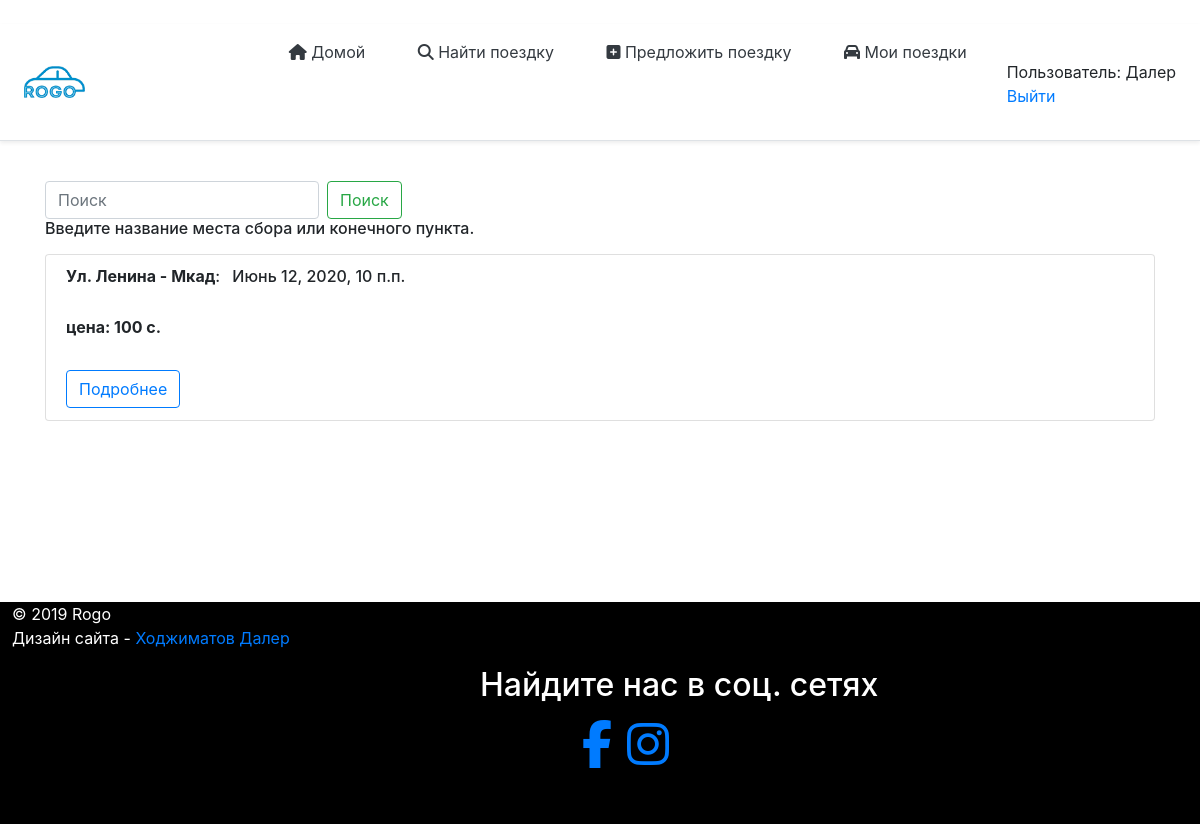
Screenshot of /rides/ (signed in) with the database file from the repository.
### rides/models.py (models this page shows, shortened)
class Rides(models.Model):
    author = models.ForeignKey(User, on_delete = models.CASCADE, verbose_name = 'Создатель поездки', blank = True, null = True)
    date_create = models.DateTimeField(default=default_datetime(), null=True, blank = True, verbose_name = 'Дата создания')
    pick_up_location = models.CharField(max_length=120, verbose_name='Место сбора')
    drop_location = models.CharField(max_length=120, verbose_name='Пункт назначения')
    total_rides = models.IntegerField(verbose_name='Количество пассажиров(мин=1, макс=10)', validators=[MaxValueValidator(10),MinValueValidator(1)])
    date = models.DateField(verbose_name='Дата(гг-мм-дд)')
    time= models.TimeField(verbose_name='Время(ч:м)',auto_now=False, auto_now_add=False, null=True)
    price = models.CharField(max_length=120,verbose_name='Цена (с.)', default='')
    car = models.CharField(max_length=120,default='',verbose_name='Марка авто')
    car_number = models.CharField(max_length=12, verbose_name = 'Номер машины (01 0000 GG)', default = '')
    car_year_issue = models.CharField(max_length=4, verbose_name='Год выпуска машины', default = '')
    phone_number = models.CharField(max_length=15, default='', verbose_name='Номер телефона (используйте в начале код страны)')
    class Meta:
        verbose_name='Поездку' # отображение нужного названия в админ панели при редактировании
        verbose_name_plural='Поездки' # отображенпие нужного названия в панели админа

### rides/views.py (the view)
# urls.py: path('',views.ridesList,name='Home'),
def ridesList(request,*args,**kwargs):
    search_query = request.GET.get('search','')
    fail=False
    if search_query:
        listRides = Rides.objects.filter(Q(drop_location__icontains=search_query) | Q(pick_up_location__icontains=search_query))
    else:
        fail=True
        listRides = Rides.objects.all().order_by('date_create')
    kwargs['list_rides'] = Rides.objects.all().order_by('date_create')
    context={ # через этот словарь можно передавать текст в html
   'listRides':listRides,
   'fail':fail,
    }
    return render(request,'rides/list.html',context)

### rides/templates/rides/list.html
{% extends "rides/index.html" %}
{% block content %}
    <div data-id="block" class="container mt-4">
        <form class="form-inline my-2 my-lg-0">
            <input class="form-control mr-sm-2" type="search" placeholder="Поиск" aria-label="Search" name="search" />
            <button class="btn btn-outline-success my-2 my-sm-0" type="submit">Поиск</button>
        </form>
        <h6>Введите название места сбора или конечного пункта.</h6>
        {% for i in listRides %}
        <ul class="list-group mt-3">
            <li class="list-group-item">
                <h6><b>{{i.pick_up_location}} - {{i.drop_location}}</b>: <span class="m-2">{{i.date}}, {{i.time}}</span></h6>
                <br />
                <h6><b>цена: {{i.price}} c.</b></h6>
                <br />
                {% if user.is_authenticated %}
                <a class="btn btn-outline-primary" href="/ride/{{i.id}}">Подробнее</a>
                {% else %}
                <a class="btn btn-outline-primary" href="{% url 'login'%}?next={{request.path}}">Подробнее</a>
                {% endif %}
            </li>
        </ul>
        {% endfor %}
    </div>
        {% endblock %}

### rides/templates/rides/index.html (shortened to what this page needs)
﻿<html xmlns="http://www.w3.org/1999/xhtml">
<head>
    {% load static %}
    <link rel="stylesheet" href="https://stackpath.bootstrapcdn.com/bootstrap/4.4.1/css/bootstrap.min.css">
    <link rel="stylesheet" href="{% static 'mainApp/css/style.css' %}" type="text/css" />
    <link rel="stylesheet" href="{% static 'mainApp/css/media.css' %}" type="text/css" />
    <link href="/docs/4.4/dist/css/bootstrap.min.css" rel="stylesheet">
</head>
<body>
    <div class="wrapper">
        <div class="d-flex flex-md-row align-items-center p-3 px-md-4 mb-3 bg-white border-bottom shadow-sm">
            <a href="{% url 'index' %}"><img style="max-width: 65%" src="{% static 'mainApp/image/rogo.png' %}" /></a>
            <div class="top">
                <nav class="my-2 my-md-0 mr-md-3" style="float:left">
                    <a class="px-md-4 text-dark" href="{% url 'index' %}"><i class="fas fa-home"></i> Домой</a>
                    <a class="px-md-4 text-dark" href="/rides"><i class="fas fa-search"></i> Найти поездку</a>
                    <a class="px-md-4 text-dark" href={% url 'offerRide' %}><i class="fas fa-plus-square"></i> Предложить поездку</a>
                    {% if user.is_authenticated %}
                    <a class="px-md-4 text-dark" href="{% url 'myRides' %}"><i class="fas fa-car"></i> Мои поездки</a>
                    {% endif %}
                </nav>
                {% block sidebar %}
                <ul class="sidebar-nav" style="float:right">
                    {% if user.is_authenticated %}
                    <li> Пользователь: {{ request.user.first_name }}</li>
                    <li><a href="{% url 'logout'%}">Выйти</a></li>
                    {% else %}
                    <li><a class="btn btn-outline-primary" href="{% url 'login'%}">Войти</a></li>
                    <li><a class="btn btn-outline-primary" href="{% url 'register' %}">Регистрация</a></li>
                    {% endif %}
                </ul>
                {% endblock %}
            </div>
        </div>
        <div class="content1">
            {% block content %}
            {% endblock %}
        </div>
        <footer class="footer" style="background-color: black; color: white; max-width:100%; padding-bottom: 40px; bottom: 0;box-sizing: border-box; width:100%;">
            <p style="padding-left:1%">
                © 2019 Rogo
                <br />
                Дизайн сайта - <a style="text-decoration: none;" href="https://www.instagram.com/daler_hojimatov/?hl=ru">Ходжиматов Далер</a>
            </p>
            <div style="margin-left:40%; max-width:50%;">
                <p class="float-center"><h2><span>Найдите нас в соц. сетях</span></h2></p>
                <ul style="margin-left: 17%">
                    <li style="float:left;"><a target="_blank" href="https://www.facebook.com/rogo.tj"><i class="fa fa-3x fa-facebook"></i></a></li>
                    <li><a style="margin-left: 15px;" target="_blank" href="https://www.instagram.com/rogo.tj/"><i class="fa fa-3x fa-instagram"></i></a></li>
                </ul>
            </div>
        </footer>
    </div>
</body>
</html>

### static/mainApp/css/style.css (style rules this page uses)
body { background-image: url("image/pogoda.jpg"); }
.sidebar-nav { margin-top: 20px; padding: 0; list-style: none; }
html, body { height: 100%; width:100% }
* { margin: 0; padding: 0; }
.wrapper { height: 100%; width: 100% }
.content1 { height: 100%; width: 100% }
.content1 { width: 100% }

### static/mainApp/css/media.css (style rules this page uses)
* { transition: all .2s; }

### rides/templates/rides/index.html (style rules this page uses)
li { list-style-type: none; }
ul { margin-left: 0; padding-left: 0; }
* { margin: 0; padding: 0; }
html, body { height: 100%; }
.wrapper { display: table; height: 100%; }
.content1 { display: table-row; height: 100%; }

### rows the page displays
Rides: pick_up_location "Ул. Ленина", drop_location "Мкад", date "Июнь 12, 2020", time "10 п.п.", price "100"

### other values shown
{{ request.user.first_name }} "Далер"
